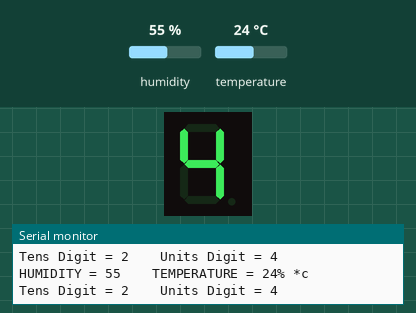
This sketch was run on a simulated Arduino Uno, built with avr-gcc and run on an emulated ATmega328P. Parts: 1-digit seven-segment display, the last lines printed to the serial monitor. Wiring (inferred from the names in the program): 1-digit 7-segment display, segments lit when HIGH: segments pin 2, pin 3, pin 4, pin 5, pin 6, pin 7, pin 8. The inputs (shaded band) are chosen by the test bench; at power-on: temperature 24 °C, humidity 55 %. The segment pins are drawn as the display they are named for.

Above: at 3.8 s.
3.9 s: temperature set to 12 °C
At 6.5 s:
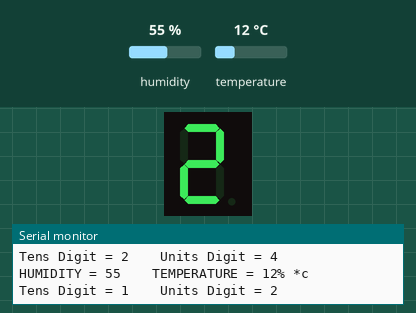
7.8 s: temperature set to 19 °C
At 9.8 s:
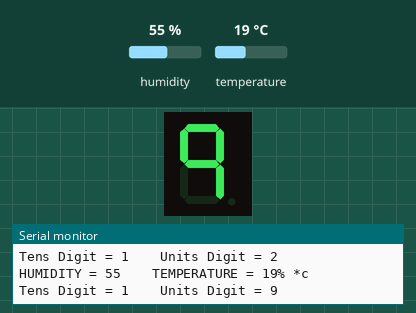
11.7 s: temperature set to 28 °C
At 13.1 s:
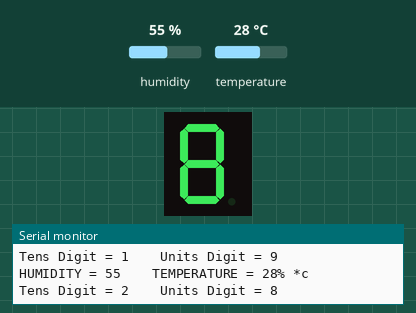
Timing chart, 0 to 14.7 s (numbered marks = the images above; inputs shaded):
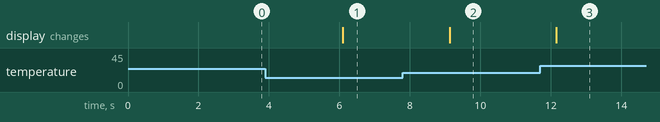

Measured:
- after the input at 3.9 s, the display: changes after 2.2 s (image 1)
- after the input at 7.8 s, the display: changes after 1.3 s (image 2)
- after the input at 11.7 s, the display: changes after 0.45 s (image 3)

The sketch:

mini_project.ino
```cpp
#include <DHT.h>
#define DHTTYPE DHT11
#define DHTPIN 13
DHT dht(DHTPIN, DHTTYPE);

const int segA = 2;
const int segB = 3;
const int segC = 4;
const int segD = 5;
const int segE = 6;
const int segF = 7;
const int segG = 8;

const int digits[10][7] =
{
  {1, 1, 1, 1, 1, 1, 0},  // 0
  {0, 1, 1, 0, 0, 0, 0},  // 1
  {1, 1, 0, 1, 1, 0, 1},  // 2
  {1, 1, 1, 1, 0, 0, 1},  // 3
  {0, 1, 1, 0, 0, 1, 1},  // 4
  {1, 0, 1, 1, 0, 1, 1},  // 5
  {1, 0, 1, 1, 1, 1, 1},  // 6
  {1, 1, 1, 0, 0, 0, 0},  // 7
  {1, 1, 1, 1, 1, 1, 1},  // 8
  {1, 1, 1, 1, 0, 1, 1}   // 9
};

void displayDigitZero()
{
  digitalWrite(segA, HIGH);    // Segment A on
  digitalWrite(segB, HIGH);    // Segment B on
  digitalWrite(segC, HIGH);    // Segment C on
  digitalWrite(segD, HIGH);    // Segment D on
  digitalWrite(segE, HIGH);    // Segment E on
  digitalWrite(segF, HIGH);    // Segment F on
  digitalWrite(segG, LOW);     // Segment G off
}

void displayDigitOne()
{
  digitalWrite(segA, LOW);    // Segment A off
  digitalWrite(segB, HIGH);   // Segment B on
  digitalWrite(segC, HIGH);   // Segment C on
  digitalWrite(segD, LOW);    // Segment D off
  digitalWrite(segE, LOW);    // Segment E off
  digitalWrite(segF, LOW);    // Segment F off
  digitalWrite(segG, LOW);    // Segment G off
}

void displayDigitTwo()
{
  digitalWrite(segA, HIGH);     // Segment A on
  digitalWrite(segB, HIGH);     // Segment B on
  digitalWrite(segC, LOW);      // Segment C off
  digitalWrite(segD, HIGH);     // Segment D on
  digitalWrite(segE, HIGH);     // Segment E on
  digitalWrite(segF, LOW);      // Segment F off
  digitalWrite(segG, HIGH);     // Segment G on
}

void displayDigitThree()
{
  digitalWrite(segA, HIGH);     // Segment A on
  digitalWrite(segB, HIGH);     // Segment B on
  digitalWrite(segC, HIGH);     // Segment C on
  digitalWrite(segD, HIGH);     // Segment D on
  digitalWrite(segE, LOW);      // Segment E off
  digitalWrite(segF, LOW);      // Segment F off
  digitalWrite(segG, HIGH);     // Segment G on
}

void displayDigitFour()
{
  digitalWrite(segA, LOW);      // Segment A off
  digitalWrite(segB, HIGH);     // Segment B on
  digitalWrite(segC, HIGH);     // Segment C on
  digitalWrite(segD, LOW);      // Segment D off
  digitalWrite(segE, LOW);      // Segment E off
  digitalWrite(segF, HIGH);     // Segment F on
  digitalWrite(segG, HIGH);     // Segment G on
}

void displayDigitFive()
{
  digitalWrite(segA, HIGH);      // Segment A on
  digitalWrite(segB, LOW);       // Segment B off
  digitalWrite(segC, HIGH);      // Segment C on
  digitalWrite(segD, HIGH);      // Segment D on
  digitalWrite(segE, LOW);       // Segment E off
  digitalWrite(segF, HIGH);      // Segment F on
  digitalWrite(segG, HIGH);      // Segment G on
}

void displayDigitSix()
{
  digitalWrite(segA, HIGH);       // Segment A on
  digitalWrite(segB, LOW);        // Segment B off
  digitalWrite(segC, HIGH);       // Segment C on
  digitalWrite(segD, HIGH);       // Segment D on
  digitalWrite(segE, HIGH);       // Segment E on
  digitalWrite(segF, HIGH);       // Segment F on
  digitalWrite(segG, HIGH);       // Segment G on (all segments lit)
}

void displayDigitSeven()
{
  digitalWrite(segA, HIGH);        // Segment A on
  digitalWrite(segB, HIGH);        // Segment B on
  digitalWrite(segC, HIGH);        // Segment C on
  digitalWrite(segD, LOW);       // Segment D off
  digitalWrite(segE, LOW);       // Segment E off
  digitalWrite(segF, LOW);       // Segment F off
  digitalWrite(segG, LOW);       // Segment G off
}

void displayDigitEight()
{
  digitalWrite(segA, HIGH);
  digitalWrite(segB, HIGH);
  digitalWrite(segC, HIGH);
  digitalWrite(segD, HIGH);
  digitalWrite(segE, HIGH);
  digitalWrite(segF, HIGH);
  digitalWrite(segG, HIGH);
}

void displayDigitNine()
{
  digitalWrite(segA, HIGH);
  digitalWrite(segB, HIGH);
  digitalWrite(segC, HIGH);
  digitalWrite(segD, LOW);
  digitalWrite(segE, LOW);
  digitalWrite(segF, HIGH);
  digitalWrite(segG, HIGH);
}

void setup()
{
  Serial.begin(9600);
  dht.begin();
  Serial.println("Status\tHumidity (%)\tTemperature (C)\t(F)");
  // Set pins as OUTPUT for each seg
  pinMode(segA, OUTPUT);
  pinMode(segB, OUTPUT);
  pinMode(segC, OUTPUT);
  pinMode(segD, OUTPUT);
  pinMode(segE, OUTPUT);
  pinMode(segF, OUTPUT);
  pinMode(segG, OUTPUT);
}


void loop()
{
  short humidity = dht.readHumidity();
  short temp = dht.readTemperature();
  Serial.print("HUMIDITY = ");
  Serial.print(humidity );
  Serial.print("\t\t");

  Serial.print("TEMPERATURE = ");
  Serial.print(temp);
  Serial.print("% *c");
  Serial.print("\n");

  // int analogValue = analogRead(A0);
  // float voltage = analogValue * (5.0 / 1023.0); // Convert analog value to voltage

  // Serial.print("Analog Value: ");
  // Serial.print(analogValue);
  // Serial.print(" Voltage: ");
  // Serial.print(voltage);

  // float temp = voltage * 100; // Convert voltage to temperature in Celsius
  // Serial.print(" Temperature: ");
  // Serial.print(temp);
  // Serial.println(" °C");

  int digit = static_cast<int>(temp);
  if (digit < 0 || digit > 100)
  {
    digit = 0;
  }
  int tensDigit = digit / 10;  // Tens place (integer division)
  Serial.print("Tens Digit = ");
  Serial.print(tensDigit);
  Serial.print("\t\t");

  switch(tensDigit)
  {
  case 0:
    displayDigitZero();
    break;
  case 1:
    displayDigitOne();
    break;
  case 2:
    displayDigitTwo();
    break;
  case 3:
    displayDigitThree();
    break;
  case 4:
    displayDigitFour();
    break;
  case 5:
    displayDigitFive();
    break;
  case 6:
    displayDigitSix();
    break;
  case 7:
    displayDigitSeven();
    break;
  case 8:
    displayDigitEight();
    break;
  case 9:
    displayDigitNine();
    break;
  default:
    break;
  }

  int unitsDigit = digit % 10;  // Tens place (integer division)
  Serial.print("Units Digit = ");
  Serial.print(unitsDigit);
  Serial.print("\n");

  switch(unitsDigit)
  {
  case 0:
    displayDigitZero();
    break;
  case 1:
    displayDigitOne();
    break;
  case 2:
    displayDigitTwo();
    break;
  case 3:
    displayDigitThree();
    break;
  case 4:
    displayDigitFour();
    break;
  case 5:
    displayDigitFive();
    break;
  case 6:
    displayDigitSix();
    break;
  case 7:
    displayDigitSeven();
    break;
  case 8:
    displayDigitEight();
    break;
  case 9:
    displayDigitNine();
    break;
  default:
    break;
  }
  delay(3000);
}
```
